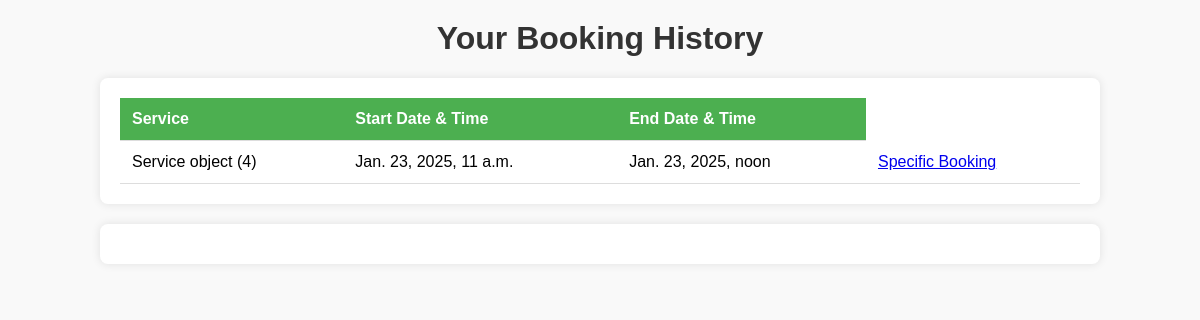
Screenshot of /booking/ (signed in) with the database file from the repository.
### booking/models.py (models this page shows)
class Booking (models.Model):
    user = models.ForeignKey(User, on_delete=models.CASCADE, related_name="bookings", unique=False)
    trainer = models.ForeignKey(User, on_delete=models.CASCADE, related_name="trainings", unique=False)
    datetime_start = models.DateTimeField()
    datetime_end = models.DateTimeField()
    service = models.ForeignKey(Service, on_delete=models.CASCADE)
    staatus= models.BooleanField(default=False)

### trainer/models.py (models this page shows)
class Service(models.Model):
    category = models.ForeignKey(Category, on_delete=models.CASCADE)
    trainer = models.ForeignKey(User, on_delete=models.CASCADE)
    price = models.FloatField()
    level = models.IntegerField()
    duration = models.IntegerField()

### booking/views.py (the view)
# urls.py: path('', views.booking_page, name='booking_page'),  # Pagina delle prenotazioni
def booking_page(request):
    if request.method == "GET":
        booking = Booking.objects.filter(user=request.user).all()
        return render(request, "booking_page.html", {"booking": booking})

### templates/booking_page.html (shortened to what this page needs)
<!DOCTYPE html>
<html lang="en">
<head>
</head>
<body>
    <h1>Your Booking History</h1>
    <div class="container">
        {% if booking %}
        <table>
            <thead>
                <tr>
                    <th>Service</th>
                    <th>Start Date & Time</th>
                    <th>End Date & Time</th>
                </tr>
            </thead>
            <tbody>
                {% for booking_item in booking %}
                <tr>
                    <td>{{ booking_item.service }}</td>
                    <td>{{ booking_item.datetime_start }}</td>
                    <td>{{ booking_item.datetime_end }}</td>
                    <td><a href="/booking/{{ booking_item.id }}">Specific Booking</a></td>
            </tr>
                {% endfor %}
            </tbody>
        </table>
        {% else %}
        <p class="no-bookings">You have no bookings yet.</p>
        {% endif %}
    </div>
    <div class="container">
    </div>
</body>
</html>

### templates/booking_page.html (style rules this page uses)
body { font-family: Arial, sans-serif; background-color: #f9f9f9; margin: 0; padding: 0; }
h1 { text-align: center; color: #333; margin-top: 20px; }
.container { width: 80%; margin: 20px auto; padding: 20px; background-color: #fff; border-radius: 8px; box-shadow: 0 0 10px rgba(0, 0, 0, 0.1); }
table { width: 100%; border-collapse: collapse; }
th, td { padding: 12px; text-align: left; border-bottom: 1px solid #ddd; }
th { background-color: #4CAF50; color: white; }

### rows the page displays
Booking: service "Service object (4)", datetime_start "Jan. 23, 2025, 11 a.m.", datetime_end "Jan. 23, 2025, noon"
